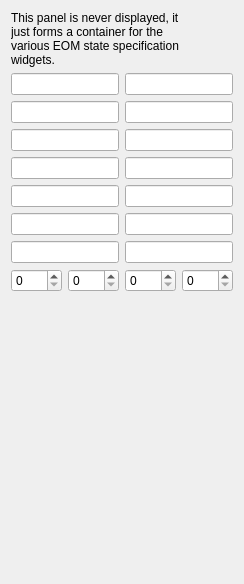
          <widget class="QWidget" name="AdvancedEOMStates">
           <layout class="QVBoxLayout" name="verticalLayout_3">
            <item>
             <widget class="QLabel" name="label_38">
              <property name="text">
               <string>This panel is never displayed, it 
just forms a container for the 
various EOM state specification 
widgets.</string>
              </property>
             </widget>
            </item>
            <item>
             <layout class="QGridLayout" name="gridLayout_10">
              <item row="0" column="0">
               <widget class="QLineEdit" name="ee_states"/>
              </item>
              <item row="0" column="1">
               <widget class="QLineEdit" name="ee_singlets"/>
              </item>
              <item row="1" column="0">
               <widget class="QLineEdit" name="ee_triplets"/>
              </item>
              <item row="1" column="1">
               <widget class="QLineEdit" name="sf_states"/>
              </item>
              <item row="2" column="0">
               <widget class="QLineEdit" name="dsf_states"/>
              </item>
              <item row="2" column="1">
               <widget class="QLineEdit" name="dip_states"/>
              </item>
              <item row="3" column="0">
               <widget class="QLineEdit" name="dip_singlets"/>
              </item>
              <item row="3" column="1">
               <widget class="QLineEdit" name="dip_triplets"/>
              </item>
              <item row="4" column="0">
               <widget class="QLineEdit" name="ea_states"/>
              </item>
              <item row="4" column="1">
               <widget class="QLineEdit" name="eom_ea_alpha"/>
              </item>
              <item row="5" column="0">
               <widget class="QLineEdit" name="eom_ea_beta"/>
              </item>
              <item row="5" column="1">
               <widget class="QLineEdit" name="ip_states"/>
              </item>
              <item row="6" column="0">
               <widget class="QLineEdit" name="eom_ip_alpha"/>
              </item>
              <item row="6" column="1">
               <widget class="QLineEdit" name="eom_ip_beta"/>
              </item>
             </layout>
            </item>
            <item>
             <layout class="QHBoxLayout" name="horizontalLayout_8">
              <item>
               <widget class="QSpinBox" name="cc_frzn_core"/>
              </item>
              <item>
               <widget class="QSpinBox" name="cc_rest_occ"/>
              </item>
              <item>
               <widget class="QSpinBox" name="cc_rest_vir"/>
              </item>
              <item>
               <widget class="QSpinBox" name="cc_frzn_virt"/>
              </item>
             </layout>
            </item>
            <item>
             <spacer name="verticalSpacer_2">
              <property name="orientation">
               <enum>Qt::Vertical</enum>
              </property>
              <property name="sizeHint" stdset="0">
               <size>
                <width>20</width>
                <height>281</height>
               </size>
              </property>
             </spacer>
            </item>
           </layout>
          </widget>
